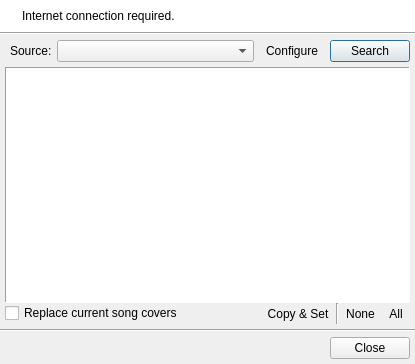
<?xml version="1.0" encoding="UTF-8"?>
<ui version="4.0">
 <class>QURemoteImageDialog</class>
 <widget class="QDialog" name="QURemoteImageDialog">
  <property name="geometry">
   <rect>
    <x>0</x>
    <y>0</y>
    <width>415</width>
    <height>364</height>
   </rect>
  </property>
  <property name="windowTitle">
   <string>Get Images</string>
  </property>
  <property name="windowIcon">
   <iconset resource="../resources/uman.qrc">
    <normaloff>:/control/image_go.png</normaloff>:/control/image_go.png</iconset>
  </property>
  <layout class="QVBoxLayout" name="verticalLayout_2">
   <property name="spacing">
    <number>0</number>
   </property>
   <property name="margin">
    <number>0</number>
   </property>
   <item>
    <widget class="QFrame" name="frame">
     <property name="sizePolicy">
      <sizepolicy hsizetype="Preferred" vsizetype="Fixed">
       <horstretch>0</horstretch>
       <verstretch>0</verstretch>
      </sizepolicy>
     </property>
     <property name="palette">
      <palette>
       <active>
        <colorrole role="Base">
         <brush brushstyle="SolidPattern">
          <color alpha="255">
           <red>255</red>
           <green>255</green>
           <blue>255</blue>
          </color>
         </brush>
        </colorrole>
        <colorrole role="Window">
         <brush brushstyle="SolidPattern">
          <color alpha="255">
           <red>255</red>
           <green>255</green>
           <blue>255</blue>
          </color>
         </brush>
        </colorrole>
       </active>
       <inactive>
        <colorrole role="Base">
         <brush brushstyle="SolidPattern">
          <color alpha="255">
           <red>255</red>
           <green>255</green>
           <blue>255</blue>
          </color>
         </brush>
        </colorrole>
        <colorrole role="Window">
         <brush brushstyle="SolidPattern">
          <color alpha="255">
           <red>255</red>
           <green>255</green>
           <blue>255</blue>
          </color>
         </brush>
        </colorrole>
       </inactive>
       <disabled>
        <colorrole role="Base">
         <brush brushstyle="SolidPattern">
          <color alpha="255">
           <red>255</red>
           <green>255</green>
           <blue>255</blue>
          </color>
         </brush>
        </colorrole>
        <colorrole role="Window">
         <brush brushstyle="SolidPattern">
          <color alpha="255">
           <red>255</red>
           <green>255</green>
           <blue>255</blue>
          </color>
         </brush>
        </colorrole>
       </disabled>
      </palette>
     </property>
     <property name="autoFillBackground">
      <bool>true</bool>
     </property>
     <property name="frameShadow">
      <enum>QFrame::Raised</enum>
     </property>
     <layout class="QHBoxLayout">
      <item>
       <widget class="QLabel" name="infoIconLbl">
        <property name="sizePolicy">
         <sizepolicy hsizetype="Fixed" vsizetype="Preferred">
          <horstretch>0</horstretch>
          <verstretch>0</verstretch>
         </sizepolicy>
        </property>
        <property name="text">
         <string/>
        </property>
        <property name="pixmap">
         <pixmap resource="../resources/uman.qrc">:/marks/information.png</pixmap>
        </property>
        <property name="alignment">
         <set>Qt::AlignLeading|Qt::AlignLeft|Qt::AlignTop</set>
        </property>
       </widget>
      </item>
      <item>
       <widget class="QLabel" name="infoLbl">
        <property name="sizePolicy">
         <sizepolicy hsizetype="Preferred" vsizetype="Preferred">
          <horstretch>0</horstretch>
          <verstretch>0</verstretch>
         </sizepolicy>
        </property>
        <property name="text">
         <string>Internet connection required.</string>
        </property>
        <property name="alignment">
         <set>Qt::AlignLeading|Qt::AlignLeft|Qt::AlignTop</set>
        </property>
        <property name="wordWrap">
         <bool>true</bool>
        </property>
        <property name="openExternalLinks">
         <bool>true</bool>
        </property>
       </widget>
      </item>
     </layout>
    </widget>
   </item>
   <item>
    <widget class="Line" name="line">
     <property name="orientation">
      <enum>Qt::Horizontal</enum>
     </property>
    </widget>
   </item>
   <item>
    <layout class="QHBoxLayout" name="horizontalLayout">
     <property name="spacing">
      <number>5</number>
     </property>
     <property name="leftMargin">
      <number>10</number>
     </property>
     <property name="topMargin">
      <number>5</number>
     </property>
     <property name="rightMargin">
      <number>5</number>
     </property>
     <property name="bottomMargin">
      <number>5</number>
     </property>
     <item>
      <widget class="QLabel" name="label">
       <property name="sizePolicy">
        <sizepolicy hsizetype="Fixed" vsizetype="Preferred">
         <horstretch>0</horstretch>
         <verstretch>0</verstretch>
        </sizepolicy>
       </property>
       <property name="text">
        <string>Source:</string>
       </property>
      </widget>
     </item>
     <item>
      <widget class="QComboBox" name="sourcesCombo"/>
     </item>
     <item>
      <widget class="QToolButton" name="configurePluginBtn">
       <property name="toolTip">
        <string>Configure source</string>
       </property>
       <property name="text">
        <string>Configure</string>
       </property>
       <property name="icon">
        <iconset resource="../resources/uman.qrc">
         <normaloff>:/control/cog.png</normaloff>:/control/cog.png</iconset>
       </property>
       <property name="checkable">
        <bool>true</bool>
       </property>
       <property name="autoRaise">
        <bool>true</bool>
       </property>
      </widget>
     </item>
     <item>
      <widget class="QPushButton" name="searchImagesBtn">
       <property name="sizePolicy">
        <sizepolicy hsizetype="Fixed" vsizetype="Fixed">
         <horstretch>0</horstretch>
         <verstretch>0</verstretch>
        </sizepolicy>
       </property>
       <property name="text">
        <string>Search</string>
       </property>
       <property name="icon">
        <iconset resource="../resources/uman.qrc">
         <normaloff>:/control/magnifier.png</normaloff>:/control/magnifier.png</iconset>
       </property>
       <property name="flat">
        <bool>false</bool>
       </property>
      </widget>
     </item>
    </layout>
   </item>
   <item>
    <widget class="QStackedWidget" name="pageStack">
     <property name="currentIndex">
      <number>0</number>
     </property>
     <widget class="QWidget" name="resultsPage">
      <layout class="QVBoxLayout" name="verticalLayout">
       <property name="spacing">
        <number>0</number>
       </property>
       <property name="leftMargin">
        <number>5</number>
       </property>
       <property name="topMargin">
        <number>0</number>
       </property>
       <property name="rightMargin">
        <number>5</number>
       </property>
       <property name="bottomMargin">
        <number>5</number>
       </property>
       <item>
        <widget class="QScrollArea" name="scrollArea">
         <property name="palette">
          <palette>
           <active>
            <colorrole role="Base">
             <brush brushstyle="SolidPattern">
              <color alpha="255">
               <red>255</red>
               <green>255</green>
               <blue>255</blue>
              </color>
             </brush>
            </colorrole>
            <colorrole role="Window">
             <brush brushstyle="SolidPattern">
              <color alpha="255">
               <red>255</red>
               <green>255</green>
               <blue>255</blue>
              </color>
             </brush>
            </colorrole>
           </active>
           <inactive>
            <colorrole role="Base">
             <brush brushstyle="SolidPattern">
              <color alpha="255">
               <red>255</red>
               <green>255</green>
               <blue>255</blue>
              </color>
             </brush>
            </colorrole>
            <colorrole role="Window">
             <brush brushstyle="SolidPattern">
              <color alpha="255">
               <red>255</red>
               <green>255</green>
               <blue>255</blue>
              </color>
             </brush>
            </colorrole>
           </inactive>
           <disabled>
            <colorrole role="Base">
             <brush brushstyle="SolidPattern">
              <color alpha="255">
               <red>255</red>
               <green>255</green>
               <blue>255</blue>
              </color>
             </brush>
            </colorrole>
            <colorrole role="Window">
             <brush brushstyle="SolidPattern">
              <color alpha="255">
               <red>255</red>
               <green>255</green>
               <blue>255</blue>
              </color>
             </brush>
            </colorrole>
           </disabled>
          </palette>
         </property>
         <property name="autoFillBackground">
          <bool>true</bool>
         </property>
         <property name="frameShape">
          <enum>QFrame::Panel</enum>
         </property>
         <property name="frameShadow">
          <enum>QFrame::Sunken</enum>
         </property>
         <property name="horizontalScrollBarPolicy">
          <enum>Qt::ScrollBarAlwaysOff</enum>
         </property>
         <property name="widgetResizable">
          <bool>true</bool>
         </property>
         <property name="alignment">
          <set>Qt::AlignCenter</set>
         </property>
         <widget class="QWidget" name="content">
          <property name="geometry">
           <rect>
            <x>0</x>
            <y>0</y>
            <width>403</width>
            <height>225</height>
           </rect>
          </property>
          <property name="sizePolicy">
           <sizepolicy hsizetype="Preferred" vsizetype="Expanding">
            <horstretch>0</horstretch>
            <verstretch>0</verstretch>
           </sizepolicy>
          </property>
         </widget>
        </widget>
       </item>
       <item>
        <layout class="QHBoxLayout" name="horizontalLayout_4">
         <property name="spacing">
          <number>0</number>
         </property>
         <item>
          <widget class="QCheckBox" name="deleteCurrentCoverChk">
           <property name="toolTip">
            <string>&lt;!DOCTYPE HTML PUBLIC &quot;-//W3C//DTD HTML 4.0//EN&quot; &quot;http://www.w3.org/TR/REC-html40/strict.dtd&quot;&gt;
&lt;html&gt;&lt;head&gt;&lt;meta name=&quot;qrichtext&quot; content=&quot;1&quot; /&gt;&lt;style type=&quot;text/css&quot;&gt;
p, li { white-space: pre-wrap; }
&lt;/style&gt;&lt;/head&gt;&lt;body style=&quot; font-family:'MS Shell Dlg 2'; font-size:8.25pt; font-weight:400; font-style:normal;&quot;&gt;
&lt;p style=&quot; margin-top:0px; margin-bottom:0px; margin-left:0px; margin-right:0px; -qt-block-indent:0; text-indent:0px;&quot;&gt;&lt;span style=&quot; font-size:8pt;&quot;&gt;Replaces the current image with the selected one. If no new image is selected, nothing will be done.&lt;/span&gt;&lt;/p&gt;&lt;/body&gt;&lt;/html&gt;</string>
           </property>
           <property name="text">
            <string>Replace current song covers</string>
           </property>
           <property name="icon">
            <iconset resource="../resources/uman.qrc">
             <normaloff>:/control/image_minus.png</normaloff>:/control/image_minus.png</iconset>
           </property>
           <property name="checked">
            <bool>false</bool>
           </property>
          </widget>
         </item>
         <item>
          <spacer name="horizontalSpacer_4">
           <property name="orientation">
            <enum>Qt::Horizontal</enum>
           </property>
           <property name="sizeHint" stdset="0">
            <size>
             <width>40</width>
             <height>20</height>
            </size>
           </property>
          </spacer>
         </item>
         <item>
          <widget class="QToolButton" name="copyAndSetBtn">
           <property name="text">
            <string>Copy &amp;&amp; Set</string>
           </property>
           <property name="icon">
            <iconset resource="../resources/uman.qrc">
             <normaloff>:/control/image_go.png</normaloff>:/control/image_go.png</iconset>
           </property>
           <property name="toolButtonStyle">
            <enum>Qt::ToolButtonTextBesideIcon</enum>
           </property>
           <property name="autoRaise">
            <bool>true</bool>
           </property>
          </widget>
         </item>
         <item>
          <widget class="Line" name="line_3">
           <property name="orientation">
            <enum>Qt::Vertical</enum>
           </property>
          </widget>
         </item>
         <item>
          <widget class="QToolButton" name="uncheckAllBtn">
           <property name="text">
            <string>None</string>
           </property>
           <property name="icon">
            <iconset resource="../resources/uman.qrc">
             <normaloff>:/control/uncheck_tasks.png</normaloff>:/control/uncheck_tasks.png</iconset>
           </property>
           <property name="toolButtonStyle">
            <enum>Qt::ToolButtonIconOnly</enum>
           </property>
           <property name="autoRaise">
            <bool>true</bool>
           </property>
          </widget>
         </item>
         <item>
          <widget class="QToolButton" name="checkAllBtn">
           <property name="text">
            <string>All</string>
           </property>
           <property name="icon">
            <iconset resource="../resources/uman.qrc">
             <normaloff>:/control/check_tasks.png</normaloff>:/control/check_tasks.png</iconset>
           </property>
           <property name="toolButtonStyle">
            <enum>Qt::ToolButtonIconOnly</enum>
           </property>
           <property name="autoRaise">
            <bool>true</bool>
           </property>
          </widget>
         </item>
        </layout>
       </item>
      </layout>
     </widget>
    </widget>
   </item>
   <item>
    <widget class="Line" name="line_2">
     <property name="orientation">
      <enum>Qt::Horizontal</enum>
     </property>
    </widget>
   </item>
   <item>
    <layout class="QHBoxLayout" name="horizontalLayout_2">
     <property name="spacing">
      <number>0</number>
     </property>
     <property name="margin">
      <number>5</number>
     </property>
     <item>
      <spacer name="horizontalSpacer">
       <property name="orientation">
        <enum>Qt::Horizontal</enum>
       </property>
       <property name="sizeHint" stdset="0">
        <size>
         <width>40</width>
         <height>20</height>
        </size>
       </property>
      </spacer>
     </item>
     <item>
      <widget class="QPushButton" name="acceptBtn">
       <property name="text">
        <string>Close</string>
       </property>
       <property name="icon">
        <iconset resource="../resources/uman.qrc">
         <normaloff>:/marks/accept.png</normaloff>:/marks/accept.png</iconset>
       </property>
      </widget>
     </item>
    </layout>
   </item>
  </layout>
 </widget>
 <resources>
  <include location="../resources/uman.qrc"/>
 </resources>
 <connections/>
</ui>
